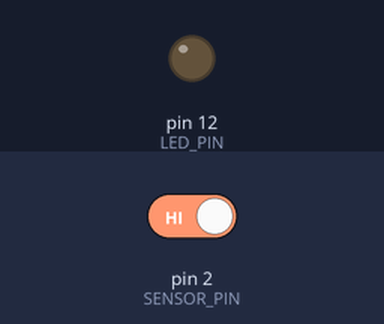
A sketch run on a simulated Arduino Uno, built with avr-gcc and run on an emulated ATmega328P. On the bench: output pins drawn as LEDs (lit = HIGH). Inputs (shaded band) come from the test bench; at power-on: pin 2 (SENSOR_PIN) HIGH.

Above: at 1.2 s.
1.3 s: pin 2 (SENSOR_PIN) driven LOW
At 1.8 s:
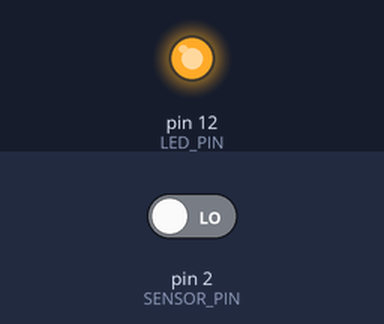
2.8 s: pin 2 (SENSOR_PIN) driven HIGH
At 4.2 s:
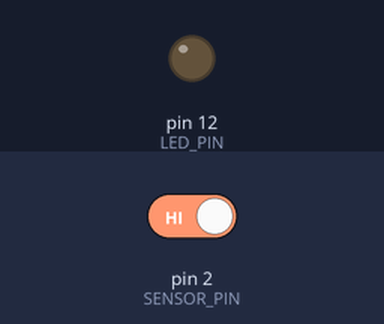
Timing chart, 0 to 5.8 s (numbered marks = the images above; inputs shaded):
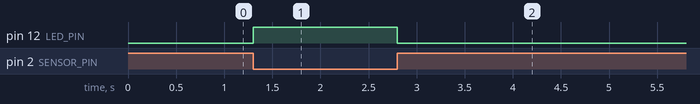

Measured:
- after the input at 1.3 s, pin 12 (LED_PIN): LOW → HIGH at once
- after the input at 2.8 s, pin 12 (LED_PIN): HIGH → LOW at once

The sketch:

5_Tilt_Ball_Switch.ino
```cpp
#define LED_PIN 12
#define SENSOR_PIN 2

void setup()
{
  pinMode(LED_PIN,OUTPUT);
  pinMode(SENSOR_PIN,INPUT_PULLUP);
  digitalWrite(SENSOR_PIN,HIGH);
}

void loop(){
  int digitalVal = digitalRead(SENSOR_PIN);
  if (digitalVal == HIGH){ // HIGH if sensor angle is from 180° to 360°
     digitalWrite(LED_PIN,LOW);
  } else { // LOW if sensor angle is from 0° to 180°
     digitalWrite(LED_PIN,HIGH);
  }
}
```
